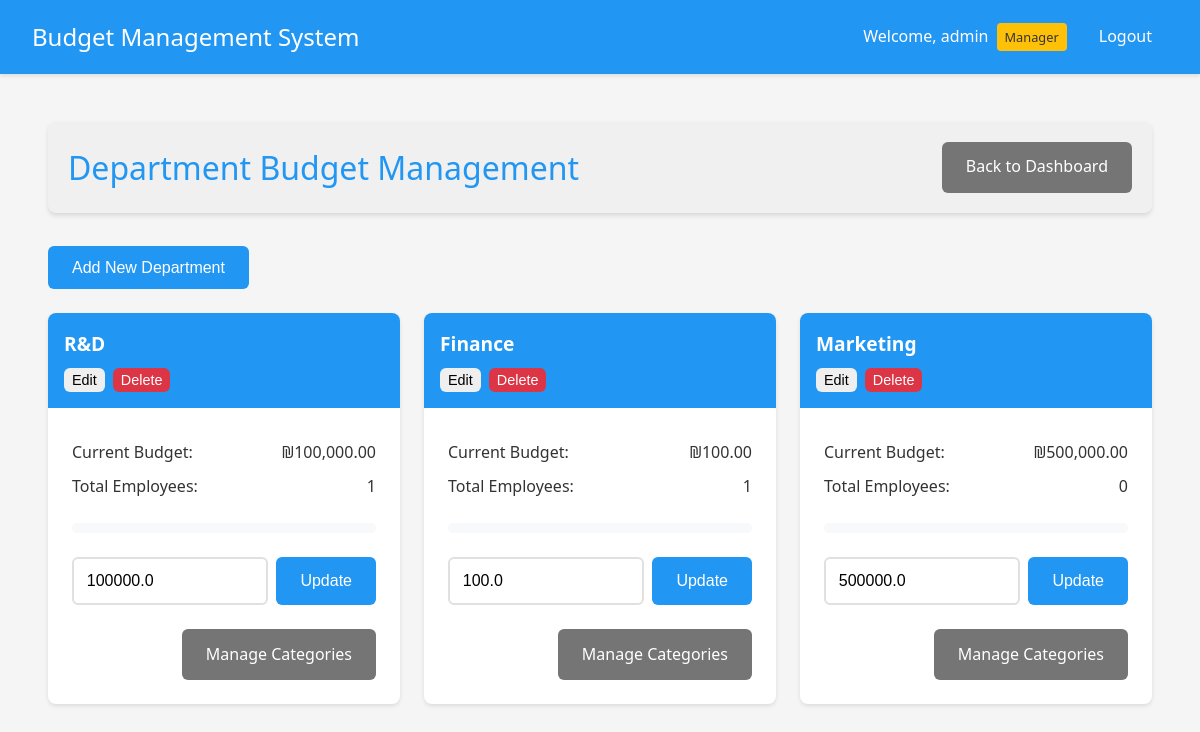
Before: /manager/departments (signed in) with the older database file.
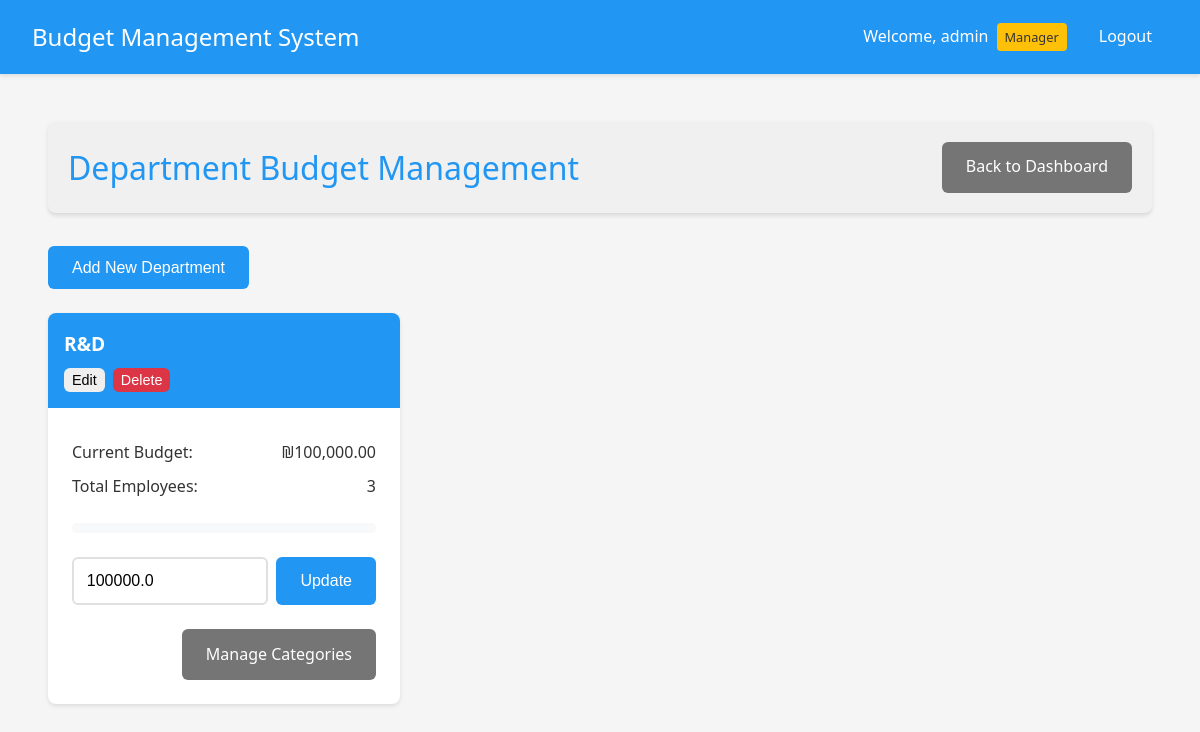
After: the same page with the newer database file.
### app.py (models this page shows)
class Department(db.Model):
    __tablename__ = 'department'
    id = db.Column(db.Integer, primary_key=True)
    name = db.Column(db.String(100), nullable=False)
    budget = db.Column(db.Float, default=0.0)
    users = db.relationship('User', backref='department', lazy=True)
    categories = db.relationship('Category', backref='department', lazy=True)

### app.py (the view)
@app.route('/manager/departments')
@login_required
def manage_departments():
    if not current_user.is_manager:
        flash('Access denied. Manager privileges required.', 'danger')
        return redirect(url_for('index'))
    if current_user.username == 'admin':
        departments = Department.query.all()
    else:
        departments = Department.query.filter_by(id=current_user.department_id).all()
    return render_template('manage_departments.html', departments=departments)

### app.py (called while the page is built)
@login_manager.user_loader
def load_user(user_id):
    return User.query.get(int(user_id))

@app.template_filter('min_value')
def min_value(value, limit):
    return min(value, limit)

@app.template_filter('format_currency')
def format_currency(value):
    return f"₪{value:,.2f}"

### templates/manage_departments.html (shortened to what this page needs)
{% extends "base.html" %}
{% block content %}
<div class="container">
    <header class="dashboard-header">
        <h1>Department Budget Management</h1>
        <div class="header-actions">
            <a href="{{ url_for('manager_dashboard') }}" class="button secondary">Back to Dashboard</a>
        </div>
    </header>
    {% if current_user.username == 'admin' %}
    <div class="admin-controls">
        <button onclick="showAddDepartmentModal()" class="button primary">Add New Department</button>
    </div>
    {% endif %}
    <div class="budget-grid">
        {% for department in departments %}
        <div class="budget-card">
            <div class="budget-header">
                <h3>{{ department.name }}</h3>
                {% if current_user.username == 'admin' %}
                <div class="department-actions">
                    <button onclick="showEditDepartmentModal({{ department.id }}, '{{ department.name }}', {{ department.budget }})" class="button small">Edit</button>
                    <button onclick="deleteDepartment({{ department.id }})" class="button small danger">Delete</button>
                </div>
                {% endif %}
            </div>
            <div class="budget-body">
                <div class="budget-info">
                    <p><strong>Current Budget:</strong> {{ department.budget|format_currency }}</p>
                    <p><strong>Total Employees:</strong> {{ department.users|length }}</p>
                </div>
                <div class="budget-progress">
                    {% set total_expenses = namespace(value=0) %}
                    {% for user in department.users %}
                        {% for expense in user.expenses %}
                            {% if expense.status == 'approved' %}
                                {% set total_expenses.value = total_expenses.value + expense.amount %}
                            {% endif %}
                        {% endfor %}
                    {% endfor %}
                    {% set usage_percent = (total_expenses.value / department.budget * 100) if department.budget > 0 else 0 %}
                    <div class="progress-bar">
                    </div>
                </div>
                <div class="budget-form">
                    <div class="budget-input">
                        <input type="number" step="0.01" min="0" value="{{ department.budget }}" id="budget-{{ department.id }}" class="form-control">
                        <button onclick="updateBudget({{ department.id }})" class="button primary">Update</button>
                    </div>
                </div>
                <div class="budget-actions">
                    <a href="{{ url_for('manage_categories', dept_id=department.id) }}" class="button secondary">Manage Categories</a>
                </div>
            </div>
        </div>
        {% endfor %}
    </div>
</div>
{% endblock %}

Changed rows visible on the page:
removed Department: name "Finance", budget "₪100.00", users|length "1", budget "100.0"
removed Department: name "Marketing", budget "₪500,000.00", users|length "0", budget "500000.0"
computed for Department: users|length "1" → "3"
